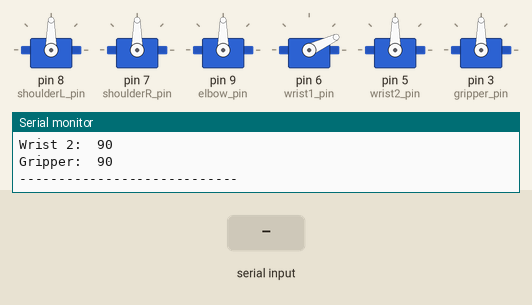
Bench run of a sketch on a simulated Arduino Uno, built with avr-gcc and run on an emulated ATmega328P. Shown: 6 × servo, the last lines printed to the serial monitor. The inputs (shaded band) are chosen by the test bench.

Above: at 4.0 s.
4.1 s: "f" received over Serial
At 5.0 s:
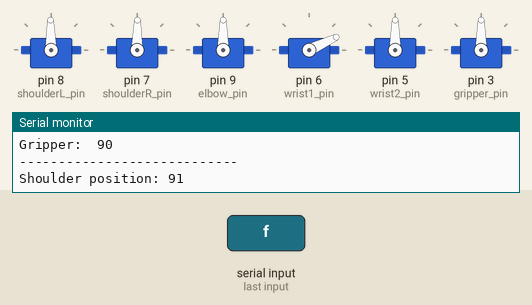
5.6 s: "1" received over Serial
7.1 s: "2" received over Serial
8.6 s: "b" received over Serial
At 9.7 s:
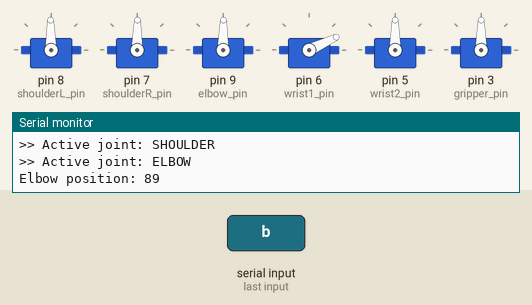
Timing chart, 0 to 11.1 s (numbered marks = the images above; inputs shaded):
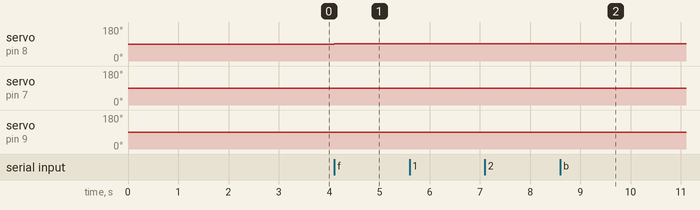

The sketch:

full_arm_joint_test.ino
```cpp
/******************************************************************************
  Full Arm Joint Test — Shoulder (2 servos), Elbow, Wrist1, Wrist2, Gripper
  Direct Arduino Servo control (no PCA9685), MG995 servos

  All 6 servos are attached and centered at startup, ONE AT A TIME with a
  delay between each, to avoid a current inrush spike.

  Only ONE joint moves at a time -- select it, then step it. This is
  intentional: moving multiple MG995s simultaneously is what caused the
  earlier power supply voltage collapse. Testing one at a time keeps
  current draw low and predictable.

  Pins:
    Shoulder L -> Pin 8
    Shoulder R -> Pin 7   (mirrors Shoulder L automatically)
    Elbow      -> Pin 9
    Wrist 1    -> Pin 6
    Wrist 2    -> Pin 5
    Gripper    -> Pin 3

  Serial commands:
    1 = select Shoulder    2 = select Elbow      3 = select Wrist 1
    4 = select Wrist 2     5 = select Gripper
    f = move active joint forward 1 degree
    b = move active joint backward 1 degree
    r = reset active joint to its center position
    ? = print current status of all joints

  PHYSICAL LIMITS:
    Wrist 1 is clamped to 0-50 degrees (known physical stop at 50).
    All other joints default to 0-180 -- these have NOT been physically
    tested yet. Go slowly (one 'f'/'b' press at a time) the first time
    you run each joint, and stop immediately if you feel resistance or
    hear grinding. Once you find a real limit, update the matching
    MIN/MAX constants below.
******************************************************************************/

#include <Servo.h>

Servo shoulderL;
Servo shoulderR;
Servo elbow;
Servo wrist1;
Servo wrist2;
Servo gripper;

const int shoulderL_pin = 8;
const int shoulderR_pin = 7;
const int elbow_pin     = 9;
const int wrist1_pin    = 6;
const int wrist2_pin    = 5;
const int gripper_pin   = 3;

// ---- Center positions ----
const int shoulder_center = 90;
const int elbow_center    = 90;
const int wrist1_center   = 25;  // mid-point of its safe 0-50 range
const int wrist2_center   = 90;
const int gripper_center  = 90;

// ---- Limits (MIN/MAX). Update these once real physical limits are found ----
const int SHOULDER_MIN = 0,  SHOULDER_MAX = 180; // not yet tested -- go slow
const int ELBOW_MIN    = 0,  ELBOW_MAX    = 180; // not yet tested -- go slow
const int WRIST1_MIN   = 0,  WRIST1_MAX   = 50;  // known: hard stop at 50
const int WRIST2_MIN   = 0,  WRIST2_MAX   = 180; // not yet tested -- go slow
const int GRIPPER_MIN  = 0,  GRIPPER_MAX  = 180; // not yet tested -- go slow

const int SHOULDER_MIRROR_MAX = 180; // used to mirror shoulderR = MAX - shoulderL

// ---- Current tracked positions ----
int shoulder_pos = shoulder_center;
int elbow_pos    = elbow_center;
int wrist1_pos   = wrist1_center;
int wrist2_pos   = wrist2_center;
int gripper_pos  = gripper_center;

// Active joint: 1=Shoulder, 2=Elbow, 3=Wrist1, 4=Wrist2, 5=Gripper
int active_joint = 1;

void setup() {
  Serial.begin(9600);
  delay(500);

  // Attach + center each servo ONE AT A TIME to avoid current inrush
  shoulderL.attach(shoulderL_pin);
  shoulderL.write(shoulder_pos);
  delay(350);

  shoulderR.attach(shoulderR_pin);
  shoulderR.write(SHOULDER_MIRROR_MAX - shoulder_pos);
  delay(350);

  elbow.attach(elbow_pin);
  elbow.write(elbow_pos);
  delay(350);

  wrist1.attach(wrist1_pin);
  wrist1.write(wrist1_pos);
  delay(350);

  wrist2.attach(wrist2_pin);
  wrist2.write(wrist2_pos);
  delay(350);

  gripper.attach(gripper_pin);
  gripper.write(gripper_pos);
  delay(350);

  printMenu();
  printStatus();
}

void loop() {
  if (Serial.available() > 0) {
    char cmd = Serial.read();

    switch (cmd) {
      case '1': active_joint = 1; Serial.println(">> Active joint: SHOULDER"); break;
      case '2': active_joint = 2; Serial.println(">> Active joint: ELBOW");    break;
      case '3': active_joint = 3; Serial.println(">> Active joint: WRIST 1");  break;
      case '4': active_joint = 4; Serial.println(">> Active joint: WRIST 2");  break;
      case '5': active_joint = 5; Serial.println(">> Active joint: GRIPPER");  break;

      case 'f': moveActiveJoint(1);  break;
      case 'b': moveActiveJoint(-1); break;
      case 'r': resetActiveJoint();  break;
      case '?': printStatus();       break;

      default: break; // ignore newline / unknown chars
    }
  }
}

void moveActiveJoint(int delta) {
  switch (active_joint) {
    case 1:
      shoulder_pos = constrain(shoulder_pos + delta, SHOULDER_MIN, SHOULDER_MAX);
      shoulderL.write(shoulder_pos);
      shoulderR.write(SHOULDER_MIRROR_MAX - shoulder_pos);
      Serial.print("Shoulder position: ");
      Serial.println(shoulder_pos);
      break;

    case 2:
      elbow_pos = constrain(elbow_pos + delta, ELBOW_MIN, ELBOW_MAX);
      elbow.write(elbow_pos);
      Serial.print("Elbow position: ");
      Serial.println(elbow_pos);
      break;

    case 3:
      wrist1_pos = constrain(wrist1_pos + delta, WRIST1_MIN, WRIST1_MAX);
      wrist1.write(wrist1_pos);
      Serial.print("Wrist 1 position: ");
      Serial.println(wrist1_pos);
      break;

    case 4:
      wrist2_pos = constrain(wrist2_pos + delta, WRIST2_MIN, WRIST2_MAX);
      wrist2.write(wrist2_pos);
      Serial.print("Wrist 2 position: ");
      Serial.println(wrist2_pos);
      break;

    case 5:
      gripper_pos = constrain(gripper_pos + delta, GRIPPER_MIN, GRIPPER_MAX);
      gripper.write(gripper_pos);
      Serial.print("Gripper position: ");
      Serial.println(gripper_pos);
      break;
  }
}

void resetActiveJoint() {
  switch (active_joint) {
    case 1:
      shoulder_pos = shoulder_center;
      shoulderL.write(shoulder_pos);
      shoulderR.write(SHOULDER_MIRROR_MAX - shoulder_pos);
      Serial.println("Shoulder reset to center");
      break;

    case 2:
      elbow_pos = elbow_center;
      elbow.write(elbow_pos);
      Serial.println("Elbow reset to center");
      break;

    case 3:
      wrist1_pos = wrist1_center;
      wrist1.write(wrist1_pos);
      Serial.println("Wrist 1 reset to center");
      break;

    case 4:
      wrist2_pos = wrist2_center;
      wrist2.write(wrist2_pos);
      Serial.println("Wrist 2 reset to center");
      break;

    case 5:
      gripper_pos = gripper_center;
      gripper.write(gripper_pos);
      Serial.println("Gripper reset to center");
      break;
  }
}

void printStatus() {
  Serial.println("---- Current positions ----");
  Serial.print("Shoulder: "); Serial.println(shoulder_pos);
  Serial.print("Elbow:    "); Serial.println(elbow_pos);
  Serial.print("Wrist 1:  "); Serial.println(wrist1_pos);
  Serial.print("Wrist 2:  "); Serial.println(wrist2_pos);
  Serial.print("Gripper:  "); Serial.println(gripper_pos);
  Serial.println("----------------------------");
}

void printMenu() {
  Serial.println("=== Full Arm Joint Test Ready ===");
  Serial.println("1=Shoulder 2=Elbow 3=Wrist1 4=Wrist2 5=Gripper");
  Serial.println("f=+1deg  b=-1deg  r=reset  ?=status");
  Serial.println("Wrist1 clamped 0-50 (known limit). Others 0-180, untested -- go slow.");
}
```

Measured:
- after the input at 4.1 s, servo on pin 8 (shoulderL_pin): 90° → 91° at once; servo on pin 7 (shoulderR_pin): 90° → 89° at once
- after the input at 8.6 s, servo on pin 9 (elbow_pin): 90° → 89° at once
